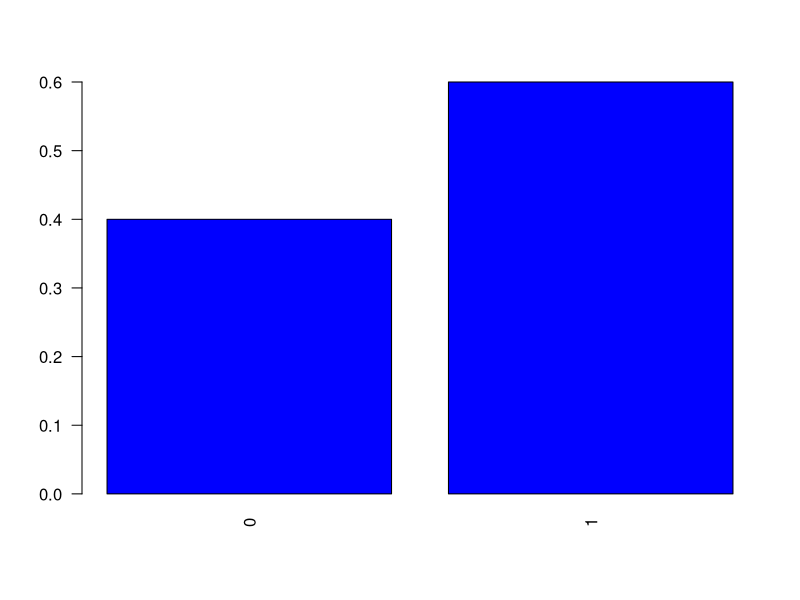
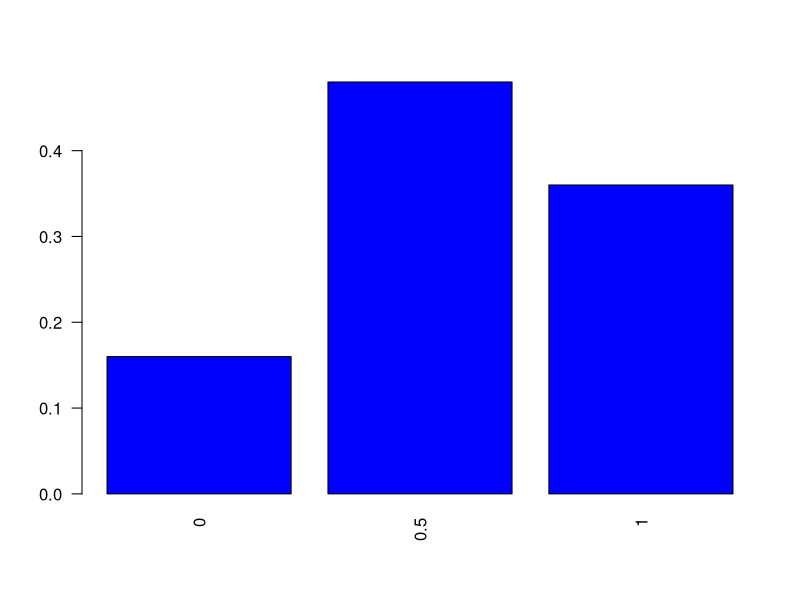
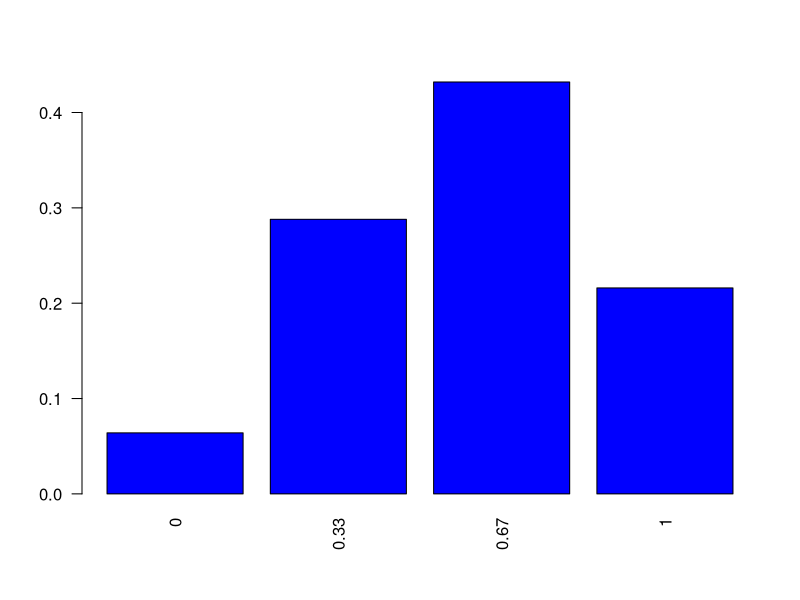
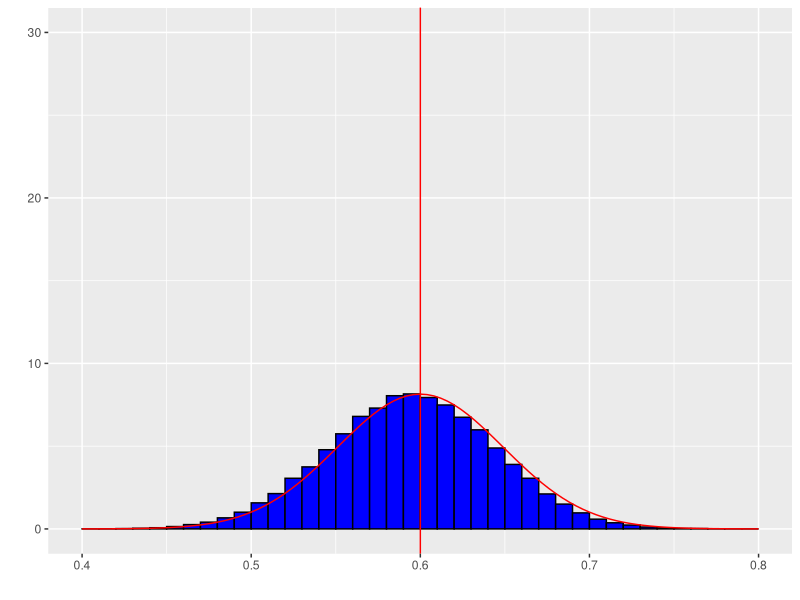
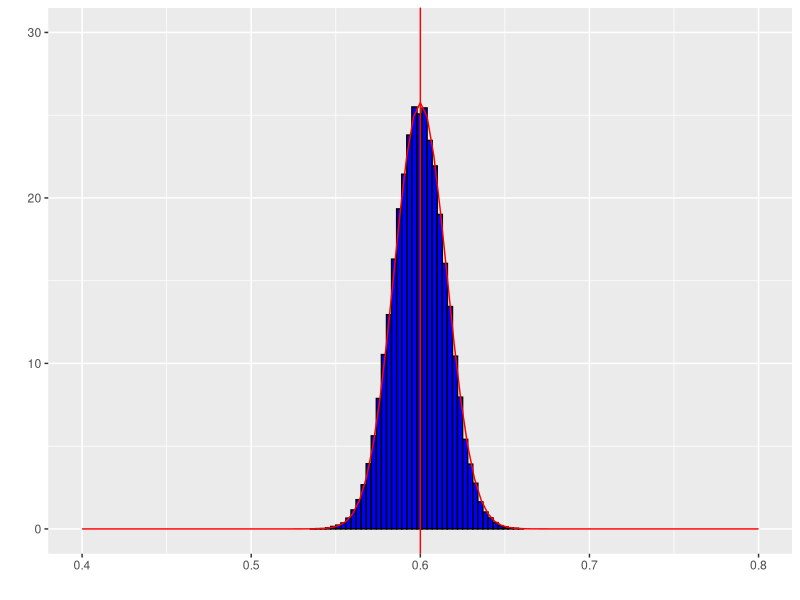
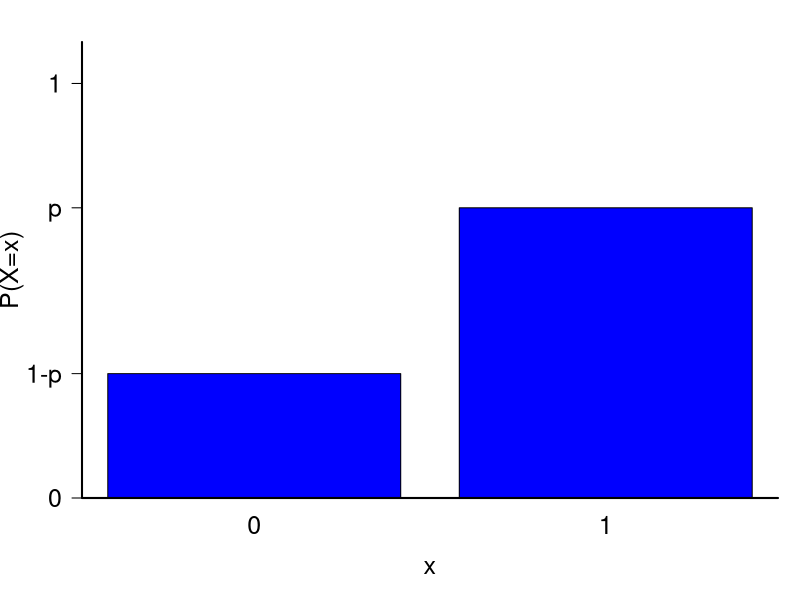

These figures' R source, in order: (Note: this script raises an error after producing the figures.)
## ---- chunk 1
namess <- c("0","1")
barplot(c(0.4,0.6), names.arg=namess, col="blue", main="", 
            cex.lab=1.0, cex.axis=1.0, cex.names=1.0, cex.main=2, las=2)
## ---- chunk 2
library(kableExtra)
aa <- expand.grid(1:5,1:5)
xx <- c(1,0,1,0,1)
phat <- unlist(apply(aa,1,function(x) mean(xx[x])))
aa$phat <- phat
#colnames(aa) <- c("Pessoa amostrada 1","Pessoa amostrada 2","$\\hat{p}$")
kable(aa,align = 'ccc',col.names = c("Primeira pessoa","Segunda pessoa","$\\hat{p}$"))
## ---- chunk 3
ff <- as.data.frame(table(aa$phat))
ff$Prop=ff$Freq/(sum(ff$Freq))
kable(ff[,c(1,3)],align = 'cc',col.names = c("$x$","$P(\\hat{p}=x)$"))
## ---- chunk 4
namess <- as.character(round(as.numeric(as.character(ff$Var1)),2))
barplot(ff$Prop, names.arg=namess, col="blue", main="", 
            cex.lab=1.0, cex.axis=1.0, cex.names=1.0, cex.main=2, las=2)
## ---- chunk 5
library(kableExtra)
aa <- expand.grid(1:5,1:5,1:5)
xx <- c(1,0,1,0,1)
phat <- unlist(apply(aa,1,function(x) mean(xx[x])))
aa$phat <- round(phat,3)
#colnames(aa) <- c("Pessoa amostrada 1","Pessoa amostrada 2","$\\hat{p}$")
kable(aa[1:25,],align = 'ccc',col.names = c("Pessoa amostrada 1","Pessoa amostrada 2","Pessoa amostrada 3","$\\hat{p}$"))
## ---- chunk 6
kable(aa[26:50,],align = 'ccc',col.names = c("Pessoa amostrada 1","Pessoa amostrada 2","Pessoa amostrada 3","$\\hat{p}$"))
## ---- chunk 7
kable(aa[51:75,],align = 'ccc',col.names = c("Pessoa amostrada 1","Pessoa amostrada 2","Pessoa amostrada 3","$\\hat{p}$"))
## ---- chunk 8
kable(aa[76:100,],align = 'ccc',col.names = c("Pessoa amostrada 1","Pessoa amostrada 2","Pessoa amostrada 3","$\\hat{p}$"))
## ---- chunk 9
kable(aa[101:125,],align = 'ccc',col.names = c("Pessoa amostrada 1","Pessoa amostrada 2","Pessoa amostrada 3","$\\hat{p}$"))
## ---- chunk 10
ff <- as.data.frame(table(aa$phat))
ff$Prop=round(ff$Freq/(sum(ff$Freq)),3)
kable(ff[,c(1,3)],align = 'cc',col.names = c("$x$","$P(\\hat{p}=x)$"))
## ---- chunk 11
namess <- as.character(round(as.numeric(as.character(ff$Var1)),2))
barplot(ff$Prop, names.arg=namess, col="blue", main="", 
            cex.lab=1.0, cex.axis=1.0, cex.names=1.0, cex.main=2, las=2)
## ---- chunk 12
N=1000000
n=100
n1 = ceiling(N*.6)
n2= N-n1
xx <- c(rep(1,n1),rep(0,n2))
B=100000
bb <- matrix(NA,nrow=B,ncol=n)
for (i in 1:B)
{
  bb[i,] <- sample(1:N,n,replace=TRUE)
}
phat <- unlist(apply(bb,1,function(x) mean(xx[x])))
aa <- data.frame(bb)
aa$phat <- round(phat,3)
## ---- chunk 13
ff <- as.data.frame(table(aa$phat))
ff$Prop=round(ff$Freq/(sum(ff$Freq)),3)
## ---- chunk 14
library(ggplot2)
df <- data.frame(PF = aa$phat)
ggplot(df, aes(x = PF)) + 
    geom_histogram(aes(y =..density..),
                   breaks = seq(min(aa$phat), max(aa$phat), by = .01), 
                   colour = "black", 
                   fill = "blue") +  geom_vline(xintercept=0.6, color="red") + 
stat_function(fun = dnorm, args = list(mean = 0.6, sd = sqrt(0.6*.4/n)),col="red") + xlab(" ") + ylab(" ") + ylim(0,30) + xlim(0.4,0.8)
## ---- chunk 15
N=1000000
n=1000
n1 = ceiling(N*.6)
n2= N-n1
xx <- c(rep(1,n1),rep(0,n2))
B=100000
bb <- matrix(NA,nrow=B,ncol=n)
for (i in 1:B)
{
  bb[i,] <- sample(1:N,n,replace=TRUE)
}
phat <- unlist(apply(bb,1,function(x) mean(xx[x])))
aa <- data.frame(bb)
aa$phat <- round(phat,3)
## ---- chunk 16
ff <- as.data.frame(table(aa$phat))
ff$Prop=round(ff$Freq/(sum(ff$Freq)),3)
## ---- chunk 17
df <- data.frame(PF = aa$phat)
ggplot(df, aes(x = PF)) + 
    geom_histogram(aes(y =..density..),
                   breaks = seq(min(aa$phat), max(aa$phat), by = .003), 
                   colour = "black", 
                   fill = "blue") +  geom_vline(xintercept=0.6, color="red") +
stat_function(fun = dnorm, args = list(mean = 0.6, sd = sqrt(0.6*.4/n)),col="red") + xlab(" ") + ylab(" ") + ylim(0,30)+xlim(0.4,0.8)
## ---- chunk 18
p <- c(.3, .7)
## Função de Massa
par(mar=c(c(5, 4, 2, 1) + 0.1))
barplot(p, names.arg=0:1, col="blue", ylim=c(0, 1.1), ylab="P(X=x)", xlab="x",  
        cex.lab=1.5, cex.axis=1.2, cex.names=1.5, yaxt="n", main=" ")
box(bty="l", lwd=2)
axis(2, at= c(0, p, 1), labels=c(0, "1-p", "p", 1), cex.axis=1.5, las=1)
## ---- chunk 19
N=1000000
n=100
xx <- rbinom(N,1,0.6)
B=100000
bb <- matrix(NA,nrow=B,ncol=n)
for (i in 1:B)
{
  bb[i,] <- sample(1:N,n,replace=TRUE)
}
phat <- unlist(apply(bb,1,function(x) mean(xx[x])))
aa <- data.frame(bb)
aa$phat <- round(phat,3)
## ---- chunk 20
ff <- as.data.frame(table(aa$phat))
ff$Prop=round(ff$Freq/(sum(ff$Freq)),3)
## ---- chunk 21
df <- data.frame(PF = aa$phat)
ggplot(df, aes(x = PF)) + 
    geom_histogram(aes(y =..density..),
                   breaks = seq(min(aa$phat), max(aa$phat), by = .01), 
                   colour = "black", 
                   fill = "blue") +  geom_vline(xintercept=0.6, color="red") +
stat_function(fun = dnorm, args = list(mean = 0.6, sd = sqrt(0.6*.4/n)),col="red") + xlab(" ") + ylab(" ") + ylim(0,30)+xlim(0.4,0.8)
## ---- chunk 22
N=1000000
n=1000
xx <- rbinom(N,1,0.6)
B=100000
bb <- matrix(NA,nrow=B,ncol=n)
for (i in 1:B)
{
  bb[i,] <- sample(1:N,n,replace=TRUE)
}
phat <- unlist(apply(bb,1,function(x) mean(xx[x])))
aa <- data.frame(bb)
aa$phat <- round(phat,3)
## ---- chunk 23
ff <- as.data.frame(table(aa$phat))
ff$Prop=round(ff$Freq/(sum(ff$Freq)),3)
## ---- chunk 24
df <- data.frame(PF = aa$phat)
ggplot(df, aes(x = PF)) + 
    geom_histogram(aes(y =..density..),
                   breaks = seq(min(aa$phat), max(aa$phat), by = .005), 
                   colour = "black", 
                   fill = "blue") +  geom_vline(xintercept=0.6, color="red") +
stat_function(fun = dnorm, args = list(mean = 0.6, sd = sqrt(0.6*.4/n)),col="red") + xlab(" ") + ylab(" ") + ylim(0,30)+xlim(0.4,0.8)
## ---- chunk 25
namess <- c("1000","2000","3000","4000","5000")
barplot(c(rep(1/5,5)), names.arg=namess, col="blue", main="", 
            cex.lab=1.0, cex.axis=1.0, cex.names=1.0, cex.main=2, las=2)
## ---- chunk 26
library(kableExtra)
aa <- expand.grid(1:5,1:5)
xx <- c(1000,2000,3000,4000,5000)
phat <- unlist(apply(aa,1,function(x) mean(xx[x])))
aa$phat <- phat
kable(aa,align = 'ccc',col.names = c("Primeira pessoa","Segunda pessoa","$\\bar{X}$"))
## ---- chunk 27
ff <- as.data.frame(table(aa$phat))
ff$Prop=ff$Freq/(sum(ff$Freq))
kable(ff[,c(1,3)],align = 'cc',col.names = c("$x$","$P(\\bar{X}=x)$"))
esp <- sum(as.numeric(as.character(ff$Var1))*ff$Prop)
vari <- sum( ((as.numeric(as.character(ff$Var1)) - esp )^2)*ff$Prop)
## ---- chunk 28
namess <- as.character(round(as.numeric(as.character(ff$Var1)),2))
barplot(ff$Prop, names.arg=namess, col="blue", main="", 
            cex.lab=1.0, cex.axis=1.0, cex.names=1.0, cex.main=2, las=2)
## ---- chunk 29
library(kableExtra)
aa <- expand.grid(1:5,1:5,1:5)
xx <- c(1000,2000,3000,4000,5000)
phat <- unlist(apply(aa,1,function(x) mean(xx[x])))
aa$phat <- round(phat,3)
#colnames(aa) <- c("Pessoa amostrada 1","Pessoa amostrada 2","$\\hat{p}$")
kable(aa[1:25,],align = 'ccc',col.names = c("Pessoa amostrada 1","Pessoa amostrada 2","Pessoa amostrada 3","$\\bar{X}$"))
## ---- chunk 30
kable(aa[26:50,],align = 'ccc',col.names = c("Pessoa amostrada 1","Pessoa amostrada 2","Pessoa amostrada 3","$\\bar{X}$"))
## ---- chunk 31
kable(aa[51:75,],align = 'ccc',col.names = c("Pessoa amostrada 1","Pessoa amostrada 2","Pessoa amostrada 3","$\\bar{X}$"))
## ---- chunk 32
kable(aa[76:100,],align = 'ccc',col.names = c("Pessoa amostrada 1","Pessoa amostrada 2","Pessoa amostrada 3","$\\bar{X}$"))
## ---- chunk 33
kable(aa[101:125,],align = 'ccc',col.names = c("Pessoa amostrada 1","Pessoa amostrada 2","Pessoa amostrada 3","$\\bar{X}$"))
## ---- chunk 34
ff <- as.data.frame(table(aa$phat))
ff$Prop=round(ff$Freq/(sum(ff$Freq)),3)
kable(ff[,c(1,3)],align = 'cc',col.names = c("$x$","$P(\\bar{X}=x)$"))
esp <- sum(as.numeric(as.character(ff$Var1))*ff$Prop)
vari <- sum( ((as.numeric(as.character(ff$Var1)) - esp )^2)*ff$Prop)
## ---- chunk 35
namess <- as.character(round(as.numeric(as.character(ff$Var1)),2))
barplot(ff$Prop, names.arg=namess, col="blue", main="", 
            cex.lab=1.0, cex.axis=1.0, cex.names=1.0, cex.main=2, las=2)
## ---- chunk 36
N=1000000
n=100
xx <- c(rep(1000,N/5),rep(2000,N/5),rep(3000,N/5),rep(4000,N/5),rep(5000,N/5))
mu=mean(xx)
vari = var(xx) * (N-1)/N
B=100000
bb <- matrix(NA,nrow=B,ncol=n)
for (i in 1:B)
{
  bb[i,] <- sample(1:N,n,replace=TRUE)
}
phat <- unlist(apply(bb,1,function(x) mean(xx[x])))
aa <- data.frame(bb)
aa$phat <- round(phat,3)
## ---- chunk 37
ff <- as.data.frame(table(aa$phat))
ff$Prop=round(ff$Freq/(sum(ff$Freq)),3)
## ---- chunk 38
library(ggplot2)
df <- data.frame(PF = aa$phat)
ggplot(df, aes(x = PF)) + 
    geom_histogram(aes(y =..density..),
                   breaks = seq(min(aa$phat), max(aa$phat), by = 10), 
                   colour = "black", 
                   fill = "blue") +  geom_vline(xintercept=mu, color="red") + 
stat_function(fun = dnorm, args = list(mean = mu, sd = sqrt(vari/n)),col="red") + xlab(" ") + ylab(" ") + ylim(0,0.01) + xlim(2400,3600)
## ---- chunk 39
N=1000000
n=1000
xx <- c(rep(1000,N/5),rep(2000,N/5),rep(3000,N/5),rep(4000,N/5),rep(5000,N/5))
mu=mean(xx)
vari = var(xx) * (N-1)/N
B=100000
bb <- matrix(NA,nrow=B,ncol=n)
for (i in 1:B)
{
  bb[i,] <- sample(1:N,n,replace=TRUE)
}
phat <- unlist(apply(bb,1,function(x) mean(xx[x])))
aa <- data.frame(bb)
aa$phat <- round(phat,3)
## ---- chunk 40
ff <- as.data.frame(table(aa$phat))
ff$Prop=round(ff$Freq/(sum(ff$Freq)),3)
## ---- chunk 41
df <- data.frame(PF = aa$phat)
ggplot(df, aes(x = PF)) + 
    geom_histogram(aes(y =..density..),
                   breaks = seq(min(aa$phat), max(aa$phat), by = 10), 
                   colour = "black", 
                   fill = "blue") +  geom_vline(xintercept=mu, color="red") +
stat_function(fun = dnorm, args = list(mean = mu, sd = sqrt(vari/n)),col="red") + xlab(" ") + ylab(" ") + ylim(0,0.01) + xlim(2400,3600)
## ---- chunk 42
namess <- c("1000","2000","3000","4000","5000")
barplot(c(rep(1/5,5)), names.arg=namess, col="blue", main="", 
            cex.lab=1.0, cex.axis=1.0, cex.names=1.0, cex.main=2, las=2)
## ---- chunk 43
N=1000000
n=100
xx=sample(x=c(1000,2000,3000,4000,5000),size=N,replace=TRUE)
B=100000
bb <- matrix(NA,nrow=B,ncol=n)
for (i in 1:B)
{
  bb[i,] <- sample(1:N,n,replace=TRUE)
}
phat <- unlist(apply(bb,1,function(x) mean(xx[x])))
aa <- data.frame(bb)
aa$phat <- round(phat,3)
mu=mean(xx)
vari = var(xx) * (N-1)/N
## ---- chunk 44
ff <- as.data.frame(table(aa$phat))
ff$Prop=round(ff$Freq/(sum(ff$Freq)),3)
## ---- chunk 45
df <- data.frame(PF = aa$phat)
ggplot(df, aes(x = PF)) + 
    geom_histogram(aes(y =..density..),
                   breaks = seq(min(aa$phat), max(aa$phat), by = 10), 
                   colour = "black", 
                   fill = "blue") +  geom_vline(xintercept=mu, color="red") +
stat_function(fun = dnorm, args = list(mean = mu, sd = sqrt(vari/n)),col="red") + xlab(" ") + ylab(" ") + ylim(0,0.01)+xlim(2000,4000)
## ---- chunk 46
N=1000000
n=1000
xx=sample(x=c(1000,2000,3000,4000,5000),size=N,replace=TRUE)
B=100000
bb <- matrix(NA,nrow=B,ncol=n)
for (i in 1:B)
{
  bb[i,] <- sample(1:N,n,replace=TRUE)
}
phat <- unlist(apply(bb,1,function(x) mean(xx[x])))
aa <- data.frame(bb)
aa$phat <- round(phat,3)
mu=mean(xx)
vari = var(xx) * (N-1)/N
## ---- chunk 47
ff <- as.data.frame(table(aa$phat))
ff$Prop=round(ff$Freq/(sum(ff$Freq)),3)
## ---- chunk 48
df <- data.frame(PF = aa$phat)
ggplot(df, aes(x = PF)) + 
    geom_histogram(aes(y =..density..),
                   breaks = seq(min(aa$phat), max(aa$phat), by = 10), 
                   colour = "black", 
                   fill = "blue") +  geom_vline(xintercept=mu, color="red") +
stat_function(fun = dnorm, args = list(mean = mu, sd = sqrt(vari/n)),col="red") + xlab(" ") + ylab(" ") + ylim(0,0.01)+xlim(2000,4000)
## ---- chunk 49
B=100000
mu=3.5
vari = 17.5/6
